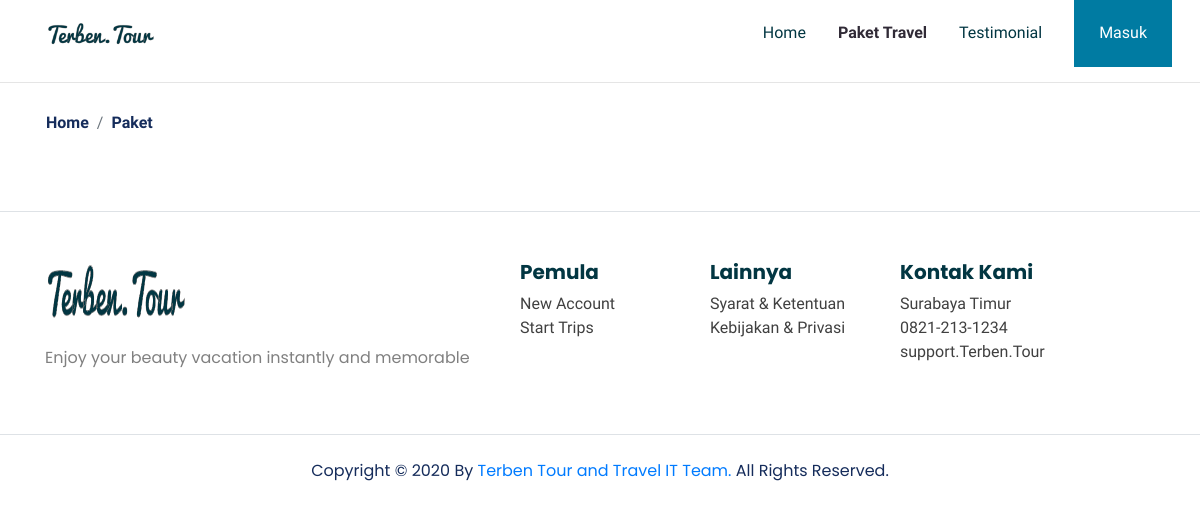
Before: /Paket/1 with the older database file.
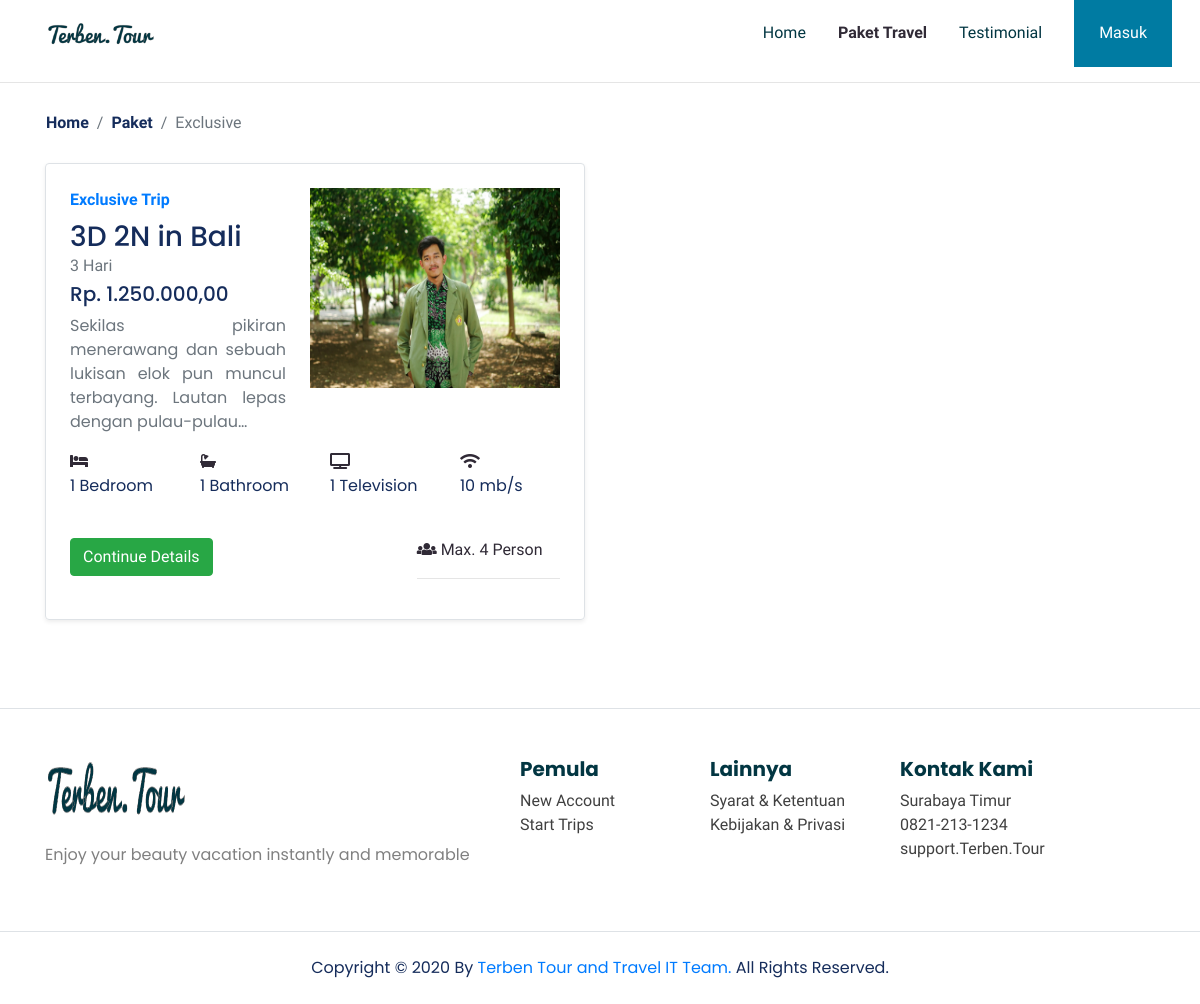
After: the same page with the newer database file.
### tables this page shows
CREATE TABLE `paket` (
  `paket_id` varchar(20) NOT NULL,
  `admin_id` int(11) NOT NULL,
  `kategori_id` int(11) NOT NULL,
  `img_paket` varchar(100) DEFAULT NULL,
  `judul` varchar(50) NOT NULL,
  `deskripsi` text NOT NULL,
  `max_person` int(10) NOT NULL,
  `durasi` varchar(50) NOT NULL,
  `harga` int(15) NOT NULL,
  `fas_bedroom` int(15) NOT NULL,
  `fas_bathroom` int(15) NOT NULL,
  `fas_tv` int(15) NOT NULL,
  `fas_inet` int(15) NOT NULL
);

### application/controllers/Paket.php (called while the page is built, shortened)
<?php
class Paket extends CI_Controller
{
    function __construct()
    {
      $this->load->model('M_Admin');
      $this->load->model('M_Kategori');
      $this->load->model('M_Paket');
    }
    function Kategori($kategori_id)
    {
      $data['paket'] = $this->M_Paket->getPaketKategori($kategori_id);
      $this->load->view('paket/byKategori',$data);
    }
}
 ?>

### index.php (called while the page is built, shortened)
<?php
require_once BASEPATH.'core/CodeIgniter.php';

### application/models/M_Paket.php (called while the page is built, shortened)
<?php
class M_Paket extends CI_Model
{
  function getPaketKategori($kategori_id){
  $paket = $this->db->get_where('paket',array('kategori_id'=>$kategori_id))
          ->result();
  return $paket;
  }
}
 ?>

### application/views/paket/byKategori.php (the view, shortened to what the changed rows need)
<!DOCTYPE html>
<html lang="en">
<head>
	<link rel="stylesheet" href="<?= base_url('assets\frontend\libraries\bootstrap\css\bootstrap.css') ?>">
	<link href="<?= base_url('assets\frontend\libraries\font-awesome-5\css\fontawesome-all.min.css') ?>" rel="stylesheet" media="all">
	<link rel="stylesheet" href="https://cdnjs.cloudflare.com/ajax/libs/font-awesome/4.7.0/css/font-awesome.min.css">
	<link rel="stylesheet" href="<?= base_url('assets\frontend\styles\main.css') ?>">
</head>
<body>
	<section class="section-details-breadcrumb">
		<div class="container">
			<div class="row ">
				<nav aria-label="breadcrumb">
					<ol class="breadcrumb">
						<li class="breadcrumb-item"><a href="<?= base_url('')  ?>">Home</a></li>
						<li class="breadcrumb-item active" aria-current="page"><a href="<?= base_url('Paket') ?>">Paket</a></li>
						<?php
						if (isset($paket[0]->kategori_id)) {
							if ($paket[0]->kategori_id == 1) { ?>
								<li class="breadcrumb-item active" aria-current="page">Exclusive</li>
							<?php } elseif ($paket[0]->kategori_id == 2) { ?>
								<li class="breadcrumb-item active" aria-current="page">Business</li>
							<?php } elseif ($paket[0]->kategori_id == 3) { ?>
								<li class="breadcrumb-item active" aria-current="page">Economic</li>
							<?php } ?>
						<?php } ?>
					</ol>
				</nav>
			</div>
		</div>
	</section>
	<main>
		<section class="section-content-paket">
			<div class="container">
				<div class="row">
					<?php foreach ($paket as $dataPaket) { ?>
						<div class="col-lg-6 mb-3">
							<div class="row no-gutters border rounded overflow-hidden flex-md-row mb-4 shadow-sm h-md-250 position-relative">
								<div class="col pl-4 pt-4 d-flex flex-column position-static">
									<strong class="d-inline-block mb-2 text-primary">
										<?php if ($dataPaket->kategori_id == 1) {
											echo "Exclusive";
										} elseif ($dataPaket->kategori_id == 2) {
											echo "Business";
										} else {
											echo "Economic";
										} ?>
										Trip
									</strong>
									<h3 class="mb-0"><?= $dataPaket->judul  ?></h3>
									<div class="mb-1 text-muted"><?= $dataPaket->durasi  ?> Hari</div>
									<h5>Rp. <?= number_format($dataPaket->harga, 2, ',', '.')  ?></h5>
									<p class="card-text mb-auto text-muted text-justify"><?= character_limiter(strip_tags($dataPaket->deskripsi), 100) ?></p>
								</div>
								<div class="col-auto d-none d-lg-block p-4">
									<img src="<?= base_url('/assets/frontend/images/admin/paket/' . $dataPaket->img_paket) ?>" alt="<?= $dataPaket->img_paket  ?>" style="width: 250px; height: 200px;">
								</div>
								<div class="col-lg-12 pl-4 pb-4 pr-4">
									<div class="features row mt-3">
										<div class="col-md-3">
											<div class="description">
												<i class="fas fa-bed"></i>
												<p><?= $dataPaket->fas_bedroom ?> Bedroom</p>
											</div>
										</div>
										<div class="col-md-3 ">
											<div class="description">
												<i class="fas fa-bath"></i>
												<p><?= $dataPaket->fas_bathroom ?> Bathroom</p>
											</div>
										</div>
										<?php if ($dataPaket->fas_tv > 0) { ?>
											<div class="col-md-3 ">
												<div class="description">
													<i class="fas fa-tv"></i>
													<p><?= $dataPaket->fas_tv  ?> Television</p>
												</div>
											</div>
										<?php } ?>
										<?php if ($dataPaket->fas_inet > 0) { ?>
											<div class="col-md-3 ">
												<div class="description">
													<i class="fas fa-wifi"></i>
													<p><?= $dataPaket->fas_inet ?> mb/s</p>
												</div>
											</div>
										<?php } ?>
									</div>
									<div class="features row mt-4">
										<div class="col-md-8">
											<button class="btn btn-success" onclick="location.href='<?= base_url('Paket/Detail/' . $dataPaket->paket_id); ?>'" type="button">
												Continue Details
											</button>
										</div>
										<div class="col-md-4 order-last">
											<div class="description">
												<i class="fas fa-users"></i> Max. <?= $dataPaket->max_person ?> Person
												<hr>
											</div>
										</div>
									</div>
								</div>
							</div>
						</div>
					<?php } ?>
				</div>
			</div>
		</section>
	</main>
</body>
</html>

Changed rows visible on the page:
added paket: shows "Exclusive", judul "3D 2N in Bali", durasi "3", harga "1.250.000,00", deskripsi "Sekilas pikiran menerawang dan sebuah lukisan elok pun muncul terbayang. Lautan lepas dengan pulau-pulau…", img_paket (picture), fas_bedroom "1", fas_bathroom "1", fas_tv "1", fas_inet "10", max_person "4"
Other visible differences:
text now shown: "Exclusive"
